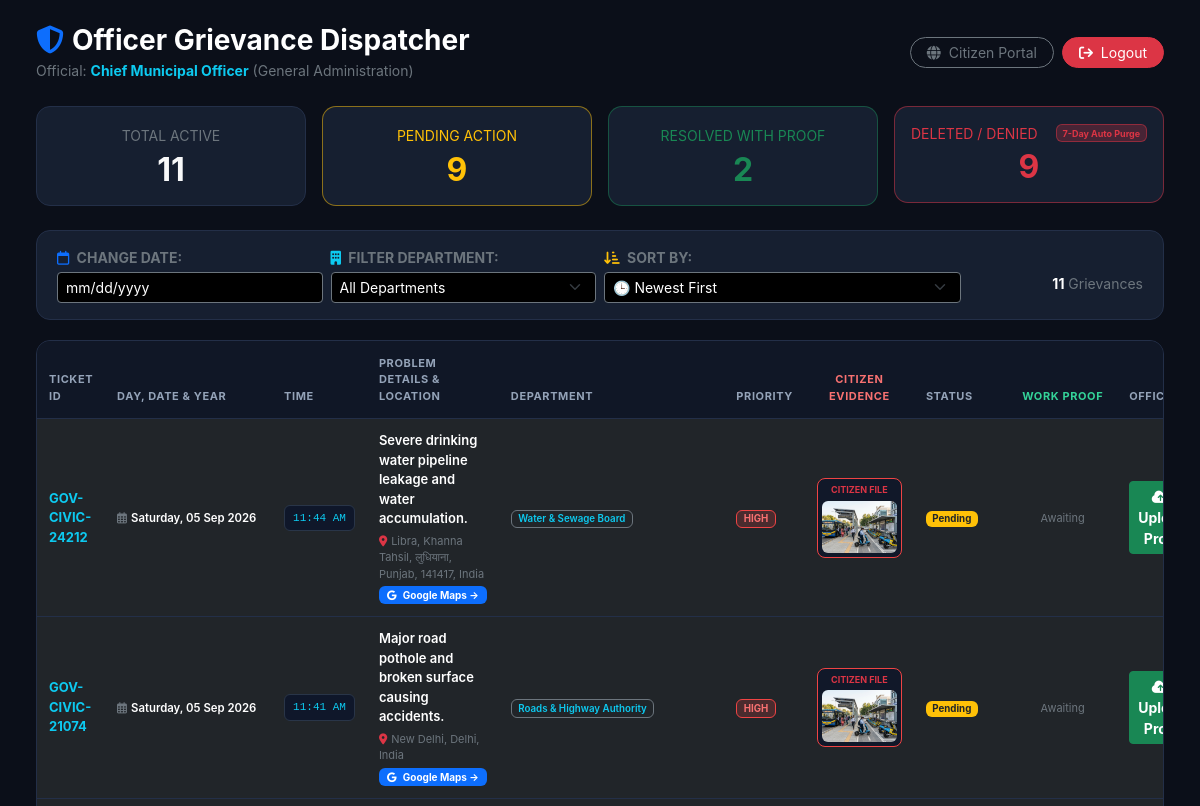
The page /admin (signed in, upper part) on the database as committed earlier.
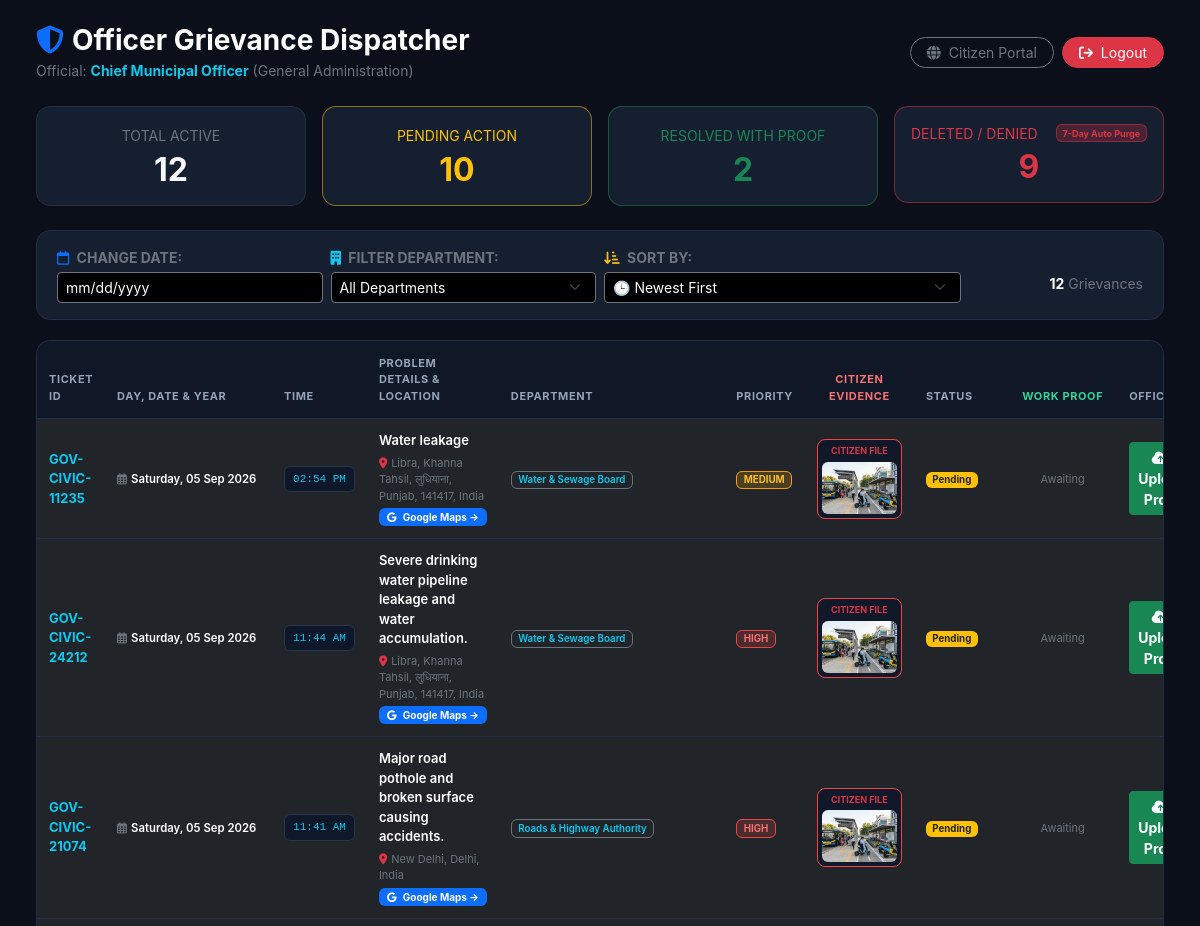
The same page on the database as committed later.
### tables this page shows
CREATE TABLE complaints (
            id INTEGER PRIMARY KEY AUTOINCREMENT,
            ticket_id TEXT,
            description TEXT,
            priority TEXT,
            department TEXT,
            image_name TEXT,
            status TEXT,
            created_at TEXT
        , resolution_image TEXT, media_name TEXT, media_type TEXT, resolution_media TEXT, resolution_media_type TEXT, reject_reason TEXT, location TEXT, map_url TEXT, user_id INTEGER, gov_dept_id TEXT);

### app.py (the view, shortened to what this page needs)
@app.route('/admin')
def admin_portal():
    if not session.get('admin_logged'):
        return redirect('/login')
    purge_expired_deleted_records()
    filter_date = request.args.get('date', '').strip()
    filter_dept = request.args.get('dept', '').strip()
    sort_by = request.args.get('sort', 'newest').strip()
    officer_dept = session.get('officer_dept', '')
    officer_gov_id = session.get('officer_gov_id', '')
    conn = sqlite3.connect(DB_NAME)
    conn.row_factory = sqlite3.Row
    cursor = conn.cursor()
    cursor.execute("SELECT DISTINCT department FROM complaints WHERE department IS NOT NULL AND department != '' ORDER BY department ASC")
    all_depts = [r['department'] for r in cursor.fetchall()]
    query = "SELECT * FROM complaints WHERE 1=1"
    params = []
    if filter_dept:
        query += " AND department = ?"
        params.append(filter_dept)
    elif officer_dept and officer_dept not in ["Central Grievance Cell (Municipal Authority)", "General Administration", "HQ"]:
        query += " AND department = ?"
        params.append(officer_dept)
    if sort_by == 'oldest': query += " ORDER BY id ASC"
    elif sort_by == 'dept_asc': query += " ORDER BY department ASC, id DESC"
    elif sort_by == 'priority': query += " ORDER BY CASE priority WHEN 'HIGH' THEN 1 WHEN 'MEDIUM' THEN 2 WHEN 'LOW' THEN 3 ELSE 4 END ASC, id DESC"
    else: query += " ORDER BY id DESC"
    cursor.execute(query, tuple(params))
    raw_complaints = cursor.fetchall()
    complaints = []
    for row in raw_complaints:
        keys = row.keys()
        c_media = row['media_name'] if 'media_name' in keys and row['media_name'] else (row['image_name'] if 'image_name' in keys and row['image_name'] else None)
        c_type = row['media_type'] if 'media_type' in keys and row['media_type'] else get_media_type(c_media)
        w_media = row['resolution_media'] if 'resolution_media' in keys and row['resolution_media'] else (row['resolution_image'] if 'resolution_image' in keys and row['resolution_image'] else None)
        w_type = row['resolution_media_type'] if 'resolution_media_type' in keys and row['resolution_media_type'] else get_media_type(w_media)
        raw_time = row['created_at'] if 'created_at' in keys and row['created_at'] else ""
        parts = raw_time.split('•')
        date_part = parts[0].strip() if len(parts) > 0 else raw_time
        time_part = parts[1].strip() if len(parts) > 1 else ""
        loc = row['location'] if 'location' in keys and row['location'] else "Not Specified"
        m_url = row['map_url'] if 'map_url' in keys and row['map_url'] else ""
        dept_data = DEPARTMENT_OFFICERS.get(row['department'], DEPARTMENT_OFFICERS["Central Grievance Cell (Municipal Authority)"])
        g_id = row['gov_dept_id'] if 'gov_dept_id' in keys and row['gov_dept_id'] else dept_data["dept_id"]
        complaints.append({
            'id': row['id'],
            'ticket_id': row['ticket_id'],
            'gov_dept_id': g_id,
            'description': row['description'],
            'priority': row['priority'],
            'department': row['department'],
            'status': row['status'],
            'location': loc,
            'map_url': m_url,
            'date_part': date_part,
            'time_part': time_part,
            'citizen_media': c_media,
            'citizen_url': get_media_url(c_media),
            'citizen_type': c_type,
            'work_media': w_media,
            'work_url': get_media_url(w_media),
            'work_type': w_type
        })
    if officer_dept and officer_dept not in ["Central Grievance Cell (Municipal Authority)", "General Administration", "HQ"]:
        cursor.execute("SELECT COUNT(*) FROM complaints WHERE department = ?", (officer_dept,))
        total = cursor.fetchone()[0]
        cursor.execute("SELECT COUNT(*) FROM complaints WHERE status = 'Pending' AND department = ?", (officer_dept,))
        pending = cursor.fetchone()[0]
        cursor.execute("SELECT COUNT(*) FROM complaints WHERE status = 'Resolved' AND department = ?", (officer_dept,))
        resolved = cursor.fetchone()[0]
    else:
        cursor.execute("SELECT COUNT(*) FROM complaints")
        total = cursor.fetchone()[0]
        cursor.execute("SELECT COUNT(*) FROM complaints WHERE status = 'Pending'")
        pending = cursor.fetchone()[0]
        cursor.execute("SELECT COUNT(*) FROM complaints WHERE status = 'Resolved'")
        resolved = cursor.fetchone()[0]
    cursor.execute("SELECT COUNT(*) FROM deleted_complaints")
    deleted_count = cursor.fetchone()[0]
    cursor.execute("SELECT * FROM deleted_complaints ORDER BY id DESC")
    deleted_logs = cursor.fetchall()
    conn.close()
    return render_template(
        'admin.html',
        complaints=complaints,
        departments=all_depts,
        total=total,
        pending=pending,
        resolved=resolved,
        deleted_count=deleted_count,
        deleted_logs=deleted_logs,
        filter_date=filter_date,
        filter_dept=filter_dept,
        sort_by=sort_by,
        officer_name=session.get('officer_name'),
        officer_dept=officer_dept,
        officer_gov_id=officer_gov_id
    )

### app.py (called while the page is built)
def get_media_type(filename):
    if not filename: return None
    ext = os.path.splitext(filename)[1].lower()
    return 'video' if ext in VIDEO_EXTENSIONS else 'image'

def get_media_url(filename):
    if not filename: return None
    if os.path.exists(os.path.join(CITIZEN_FOLDER, filename)): return f"/static/uploads/citizen_evidence/{filename}"
    if os.path.exists(os.path.join(WORK_FOLDER, filename)): return f"/static/uploads/work_proof/{filename}"
    if os.path.exists(os.path.join(UPLOAD_FOLDER, filename)): return f"/static/uploads/{filename}"
    return None

def purge_expired_deleted_records():
    one_week_ago_epoch = time.time() - (7 * 24 * 60 * 60)
    conn = sqlite3.connect(DB_NAME)
    cursor = conn.cursor()
    cursor.execute("DELETE FROM deleted_complaints WHERE deleted_epoch IS NOT NULL AND deleted_epoch < ?", (one_week_ago_epoch,))
    conn.commit()
    conn.close()

### templates/admin.html (shortened to what the changed rows need)
<!DOCTYPE html>
<html lang="en">
<head>
    <link href="https://cdn.jsdelivr.net/npm/bootstrap@5.3.0/dist/css/bootstrap.min.css" rel="stylesheet">
    <link rel="stylesheet" href="https://cdnjs.cloudflare.com/ajax/libs/font-awesome/6.4.0/css/all.min.css">
</head>
<body>
    <div class="container-fluid">
        <div class="row g-3 mb-4">
            <div class="col-6 col-md-3">
                <div class="card-stat">
                    <span class="text-secondary text-uppercase small">Total Active</span>
                    <h2 class="fw-bold text-light mt-1 mb-0">{{ total }}</h2>
                </div>
            </div>
            <div class="col-6 col-md-3">
                <div class="card-stat border-warning border-opacity-50">
                    <span class="text-warning text-uppercase small">Pending Action</span>
                    <h2 class="fw-bold text-warning mt-1 mb-0">{{ pending }}</h2>
                </div>
            </div>
            <div class="col-6 col-md-3">
                <div class="card-stat border-success border-opacity-50">
                    <h2 class="fw-bold text-success mt-1 mb-0">{{ resolved }}</h2>
                </div>
            </div>
            <div class="col-6 col-md-3">
                <div class="card-stat border-danger border-opacity-50" style="cursor: pointer;" data-bs-toggle="modal" data-bs-target="#auditLogModal" title="Click to view why tickets were deleted">
                    <h2 class="fw-bold text-danger mt-1 mb-0">{{ deleted_count }}</h2>
                </div>
            </div>
        </div>
        <div class="control-panel">
            <form id="filterForm" action="/admin" method="GET" class="row g-2 align-items-center">
                <div class="col-12 col-md-2 text-md-end pt-md-3">
                    {% if filter_date or filter_dept or sort_by != 'newest' %}
                        <a href="/admin" class="btn btn-outline-secondary btn-sm rounded px-3 w-100">
                            <i class="fa-solid fa-rotate-left me-1"></i> Reset All
                        </a>
                    {% else %}
                        <span class="small text-secondary"><strong class="text-white">{{ complaints|length }}</strong> Grievances</span>
                    {% endif %}
                </div>
            </form>
        </div>
        <div class="table-responsive table-custom">
            <table class="table table-dark table-hover m-0">
                <thead>
                    <tr>
                        <th>Ticket ID</th>
                        <th>Day, Date & Year</th>
                        <th>Time</th>
                        <th>Problem Details & Location</th>
                        <th>Department</th>
                        <th>Priority</th>
                        <th class="text-center" style="color: #f87171;">Citizen Evidence</th>
                        <th>Status</th>
                        <th class="text-center" style="color: #34d399;">Work Proof</th>
                        <th>Officer Action</th>
                    </tr>
                </thead>
                <tbody>
                    {% for c in complaints %}
                    <tr>
                        <td class="fw-bold text-info small">{{ c.ticket_id }}</td>
                        <td style="white-space: nowrap;">
                            <span class="text-white fw-semibold small">
                                <i class="fa-regular fa-calendar-days text-secondary me-1"></i>{{ c.date_part }}
                            </span>
                        </td>
                        <td style="white-space: nowrap;">
                            <span class="time-pill text-info">
                                {{ c.time_part if c.time_part else 'Logged' }}
                            </span>
                        </td>
                        <td style="max-width: 200px;">
                            <div class="fw-semibold text-white">{{ c.description }}</div>
                            <div class="mt-1 d-flex align-items-center gap-1 flex-wrap">
                                <small class="text-secondary" style="font-size: 11px;">
                                    <i class="fa-solid fa-location-dot text-danger me-1"></i>{{ c.location }}
                                </small>
                                {% if c.map_url %}
                                    <a href="{{ c.map_url }}" target="_blank" class="badge bg-primary text-decoration-none px-2 py-1" style="font-size: 10px;">
                                        <i class="fa-brands fa-google me-1"></i> Google Maps &rarr;
                                    </a>
                                {% endif %}
                            </div>
                        </td>
                        <td><span class="badge bg-dark border border-secondary text-info fw-semibold">{{ c.department }}</span></td>
                        <td>
                            <span class="badge {% if c.priority == 'HIGH' %}badge-high{% elif c.priority == 'MEDIUM' %}badge-medium{% else %}badge-low{% endif %}">
                                {{ c.priority }}
                            </span>
                        </td>
                        <td class="text-center">
                            {% if c.citizen_media and c.citizen_url %}
                                <div class="evidence-card mx-auto">
                                    <span class="d-block text-danger fw-bold mb-1" style="font-size: 9px;">CITIZEN FILE</span>
                                    {% if c.citizen_type == 'video' %}
                                        <video src="{{ c.citizen_url }}" controls class="thumb-preview"></video>
                                    {% else %}
                                        <img src="{{ c.citizen_url }}" class="thumb-preview" alt="Citizen Photo"
                                             onerror="this.onerror=null; this.parentElement.innerHTML='<span class=\'badge bg-secondary small\' style=\'font-size: 10px;\'>File Missing</span>';"
                                             onclick="previewMedia('{{ c.citizen_url }}', 'Citizen Damage Evidence (Before)', 'image')">
                                    {% endif %}
                                </div>
                            {% else %}
                                <span class="badge bg-secondary small" style="font-size: 10px;">No File</span>
                            {% endif %}
                        </td>
                        <td>
                            {% if c.status == 'Pending' %}
                                <span class="badge bg-warning text-dark">Pending</span>
                            {% elif c.status == 'Resolved' %}
                                <span class="badge bg-success"><i class="fa-solid fa-circle-check me-1"></i>Resolved</span>
                            {% else %}
                                <span class="badge bg-secondary">{{ c.status }}</span>
                            {% endif %}
                        </td>
                        <td class="text-center">
                            {% if c.work_media and c.work_url %}
                                <div class="proof-card mx-auto">
                                    <span class="d-block text-success fw-bold mb-1" style="font-size: 9px;">WORK DONE</span>
                                    {% if c.work_type == 'video' %}
                                        <video src="{{ c.work_url }}" controls class="thumb-preview"></video>
                                    {% else %}
                                        <img src="{{ c.work_url }}" class="thumb-preview" alt="Work Proof"
                                             onerror="this.onerror=null; this.parentElement.innerHTML='<span class=\'badge bg-secondary small\' style=\'font-size: 10px;\'>File Missing</span>';"
                                             onclick="previewMedia('{{ c.work_url }}', 'Officer Resolution Proof (After)', 'image')">
                                    {% endif %}
                                </div>
                            {% else %}
                                <span class="text-secondary small" style="font-size: 11px;">Awaiting</span>
                            {% endif %}
                        </td>
                        <td>
                            {% if c.status != 'Resolved' %}
                                <div class="d-flex gap-1">
                                    <a href="/resolve/{{ c.ticket_id }}" class="btn btn-success btn-sm fw-bold">
                                        <i class="fa-solid fa-cloud-arrow-up me-1"></i> Upload Proof
                                    </a>
                                </div>
                            {% else %}
                                <span class="text-success small fw-bold"><i class="fa-solid fa-circle-check me-1"></i> Closed</span>
                            {% endif %}
                        </td>
                    </tr>
                    {% else %}
                    <tr><td colspan="10" class="text-center py-4 text-secondary">No complaints found.</td></tr>
                    {% endfor %}
                </tbody>
            </table>
        </div>
    </div>
</body>
</html>

Rows that differ between the two databases and show on the page:
added complaints: ticket_id "GOV-CIVIC-11235", date_part "Saturday, 05 Sep 2026", time_part "02:54 PM", description "Water leakage", location "Libra, Khanna Tahsil, लुधियाना, Punjab, 141417, India", department "Water & Sewage Board", priority "MEDIUM", status "Pending", shows "Awaiting"
Other text that changed with them:
{{ total }}: "11" → "12"
{{ pending }}: "9" → "10"
{{ complaints|length }}: "11" → "12"
